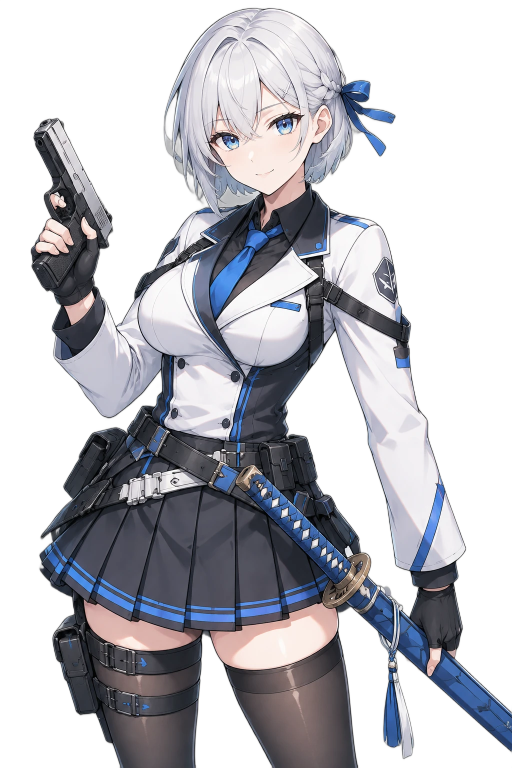
#> input picture pipeline/lab-assets/_repair/aya-orig.png, 1024 x 1536 px (shown at 1/2 size)
$ python -i queue_playable_videos.py   (imports and definitions only)
#> lines starting #> are read from the running program, lines starting #| are printed output that depends on the picture
"""按能播的位置，一次只出一条 Grok 视频。

每条只生成一次。首尾差太大就不装进游戏，也不再抽同一条。
已经写过 done 标记的任务会跳过。
"""

import shutil
import subprocess
import sys
from pathlib import Path

import numpy as np
from PIL import Image, ImageChops

from batch_sprite_poses import key_orange, on_orange, pin_feet, save_webp

ART = Path(r"E:\deepseek工作区\game-lab\sakurayo\latest\android-app\app\src\main\assets\game\art")
LIVE = ART / "live_video"
GROK = Path(r"E:\deepseek工作区\game-lab\tools\vendor\imagine-batch-runner")
OUTDIR = GROK / "downloads" / "mascot"
ROOT = Path(r"E:\deepseek工作区\game-lab\assets\keyframes\playable")
WORK = ROOT / "work"
DONE = ROOT / "done"
BAK = ROOT / "bak"
LOG = ROOT / "log.txt"
PACK = Path(r"E:\deepseek工作区\game-lab\tools\pack_mascot_video.py")
CAP = 8 * 1024 * 1024

LOCK = (
    "Fixed camera. No zoom, no new people, no text, no logo, no watermark. "
    "Then the picture returns exactly to the first frame."
)


# [31 lines left out: functions log, png_of, orange_png, mean_diff, not called in this run]


def grab(src: Path, dest: Path, mode: str) -> bool:
    if mode == "first":
        args = ["ffmpeg", "-y", "-v", "error", "-i", str(src), "-frames:v", "1", str(dest)]
    elif mode == "last":
        args = ["ffmpeg", "-y", "-v", "error", "-sseof", "-0.15", "-i", str(src), "-frames:v", "1", str(dest)]
    else:
        args = ["ffmpeg", "-y", "-v", "error", "-ss", mode, "-i", str(src), "-frames:v", "1", str(dest)]
    r = subprocess.run(args, capture_output=True)
    return r.returncode == 0 and dest.exists() and dest.stat().st_size > 1000


def ends(src: Path) -> tuple[float, float]:
    WORK.mkdir(parents=True, exist_ok=True)
    first = WORK / "judge_first.png"
    last = WORK / "judge_last.png"
    mid = WORK / "judge_mid.png"
    grab(src, first, "first")
    grab(src, last, "last")
    grab(src, mid, "2.4")
    d0 = mean_diff(Image.open(first), Image.open(last))
    d1 = mean_diff(Image.open(first), Image.open(mid)) if mid.exists() else 0.0
    return d0, d1


# [44 lines left out: functions grok, pack_flat, not called in this run]


def width_for(src: Path) -> int:
    im = Image.open(src)
    return 1280 if im.width >= im.height else 720


def dir_size(path: Path) -> int:
    return sum(f.stat().st_size for f in path.rglob("*") if f.is_file())


# [323 lines left out: functions snapshot, restore, pack_lobby, orange_bg, extract_skill, mark and 5 more, not called in this run]


# [2 lines not run here, left out]

>>> import cv2
>>> picture = cv2.imread('../lab-assets/_repair/aya-orig.png', cv2.IMREAD_GRAYSCALE)
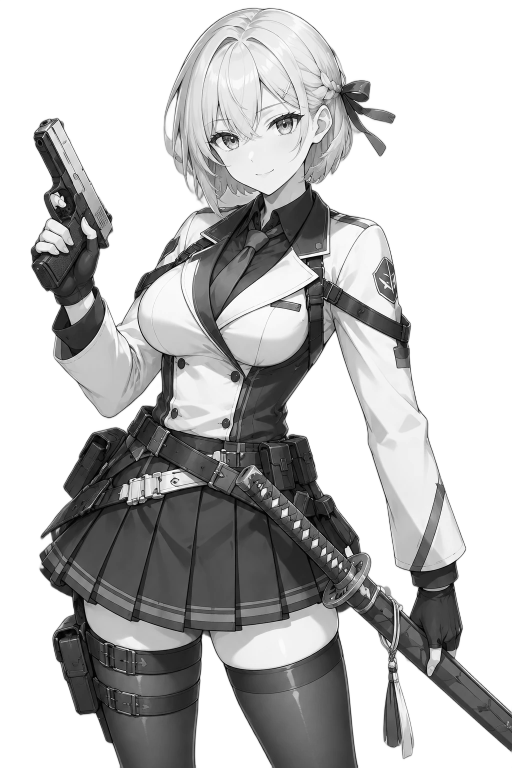
#> picture: shape (1536, 1024) (shown at 1/2 size); min 1, max 255, mean 188.2
>>> result = ends(picture)
#> (the call stopped at in grab, `r = subprocess.run(args, capture_output=True)`: subprocess is not available in this run)
#> (the call stopped at in grab, `r = subprocess.run(args, capture_output=True)`: subprocess is not available in this run)
#> (the call stopped at in grab, `r = subprocess.run(args, capture_output=True)`: subprocess is not available in this run)
#> (the run stopped early here; a loop or call above may not have finished)

$ run again, on pipeline/lab-assets/_repair/rion-orig.png
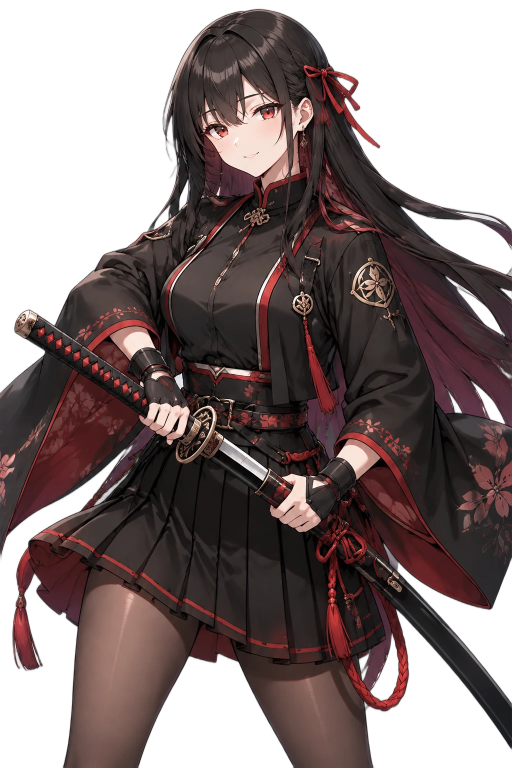
#> input picture pipeline/lab-assets/_repair/rion-orig.png, 1024 x 1536 px (shown at 1/2 size)
#> `picture = cv2.imread('../lab-assets/_repair/aya-orig.png', cv2.IMREAD_..`:
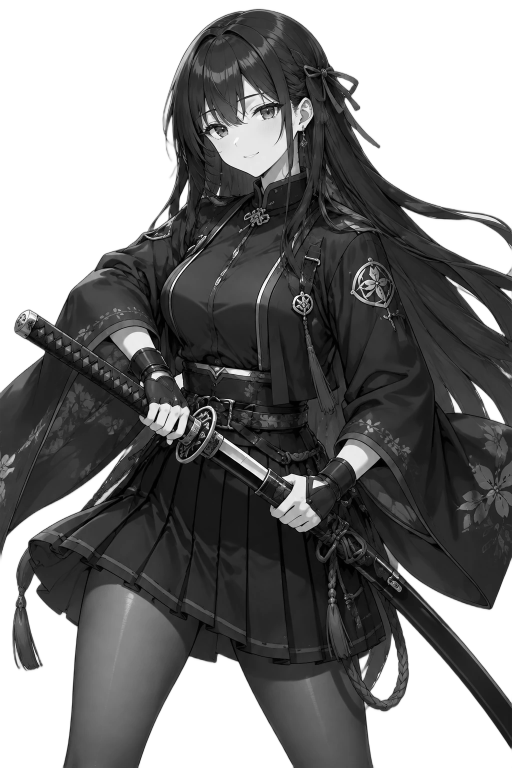
#> picture: shape (1536, 1024) (shown at 1/2 size); min 1, max 255, mean 125.1

$ run again, on pipeline/lab-assets/_repair/sayo-fixed.png
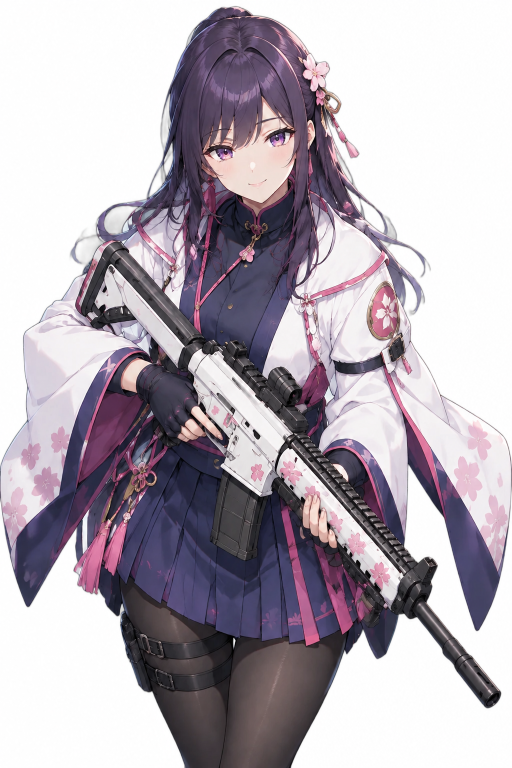
#> input picture pipeline/lab-assets/_repair/sayo-fixed.png, 1024 x 1536 px (shown at 1/2 size)
#> `picture = cv2.imread('../lab-assets/_repair/aya-orig.png', cv2.IMREAD_..`:
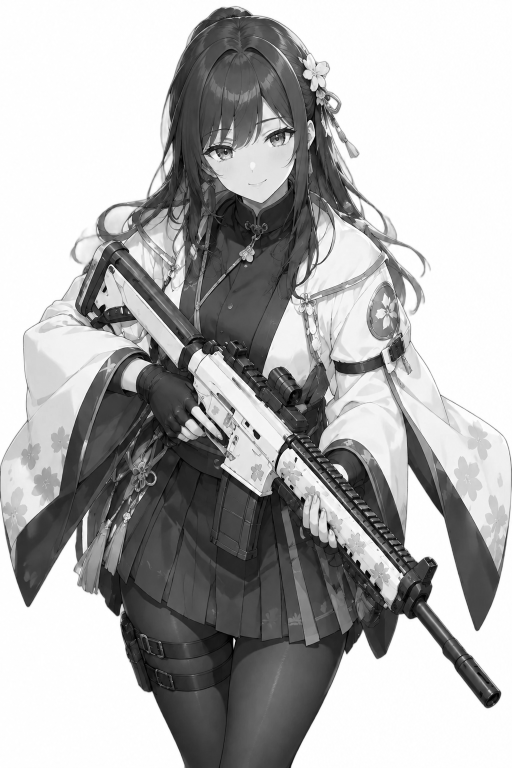
#> picture: shape (1536, 1024) (shown at 1/2 size); min 0, max 255, mean 174.5

$ run again, on pipeline/lab-assets/_repair/sayo-redraw.png
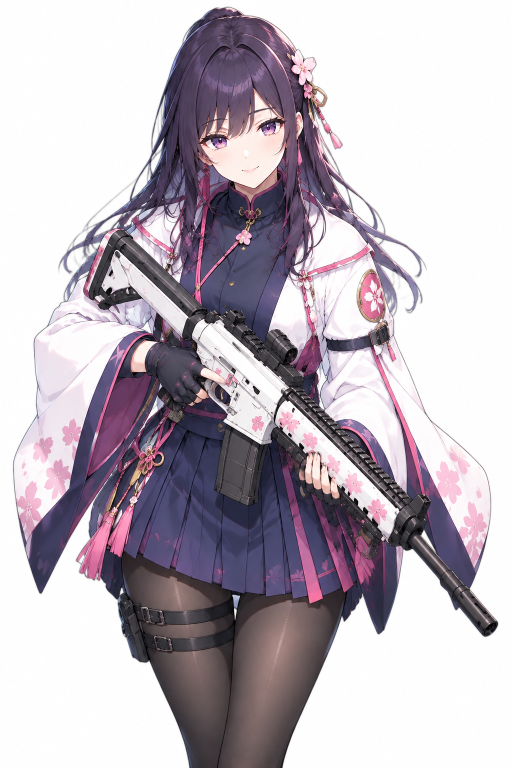
#> input picture pipeline/lab-assets/_repair/sayo-redraw.png, 1024 x 1536 px (shown at 1/2 size)
#> `picture = cv2.imread('../lab-assets/_repair/aya-orig.png', cv2.IMREAD_..`:
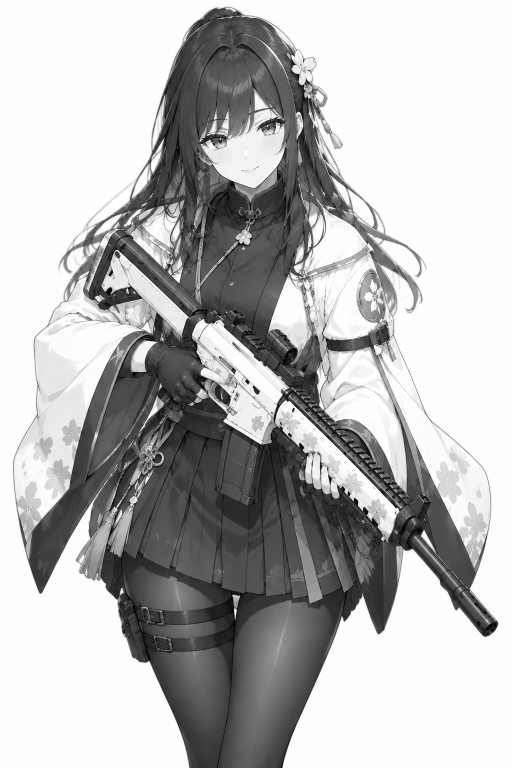
#> picture: shape (1536, 1024) (shown at 1/2 size); min 0, max 255, mean 183.6
